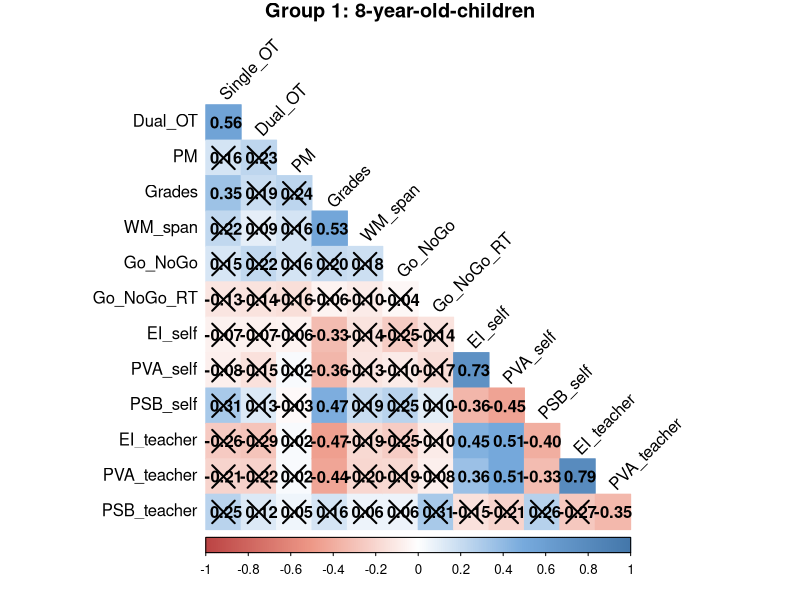
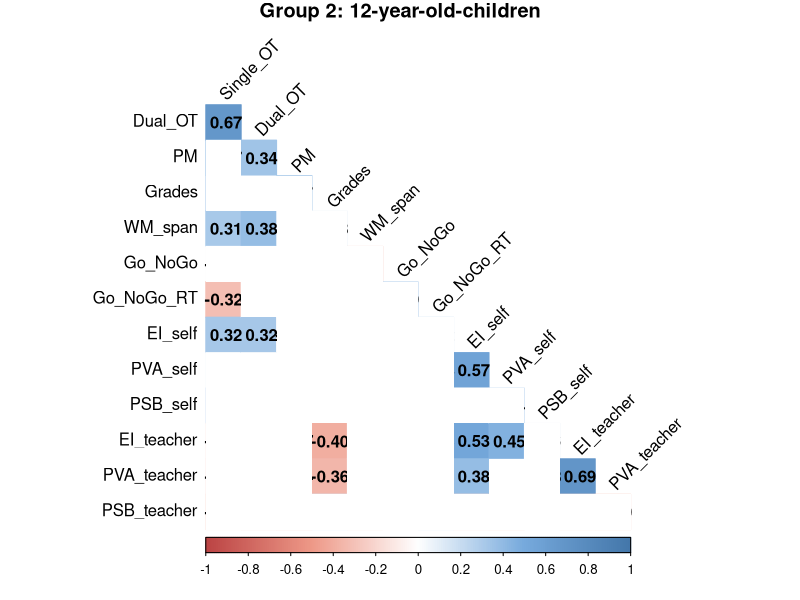

Source code (R) for these figures, in order:
rm(list=ls())

# libraries
library(lavaan)
library(readxl)
library(tidyverse)
library(rstatix)
library(corrplot)
library(psych)

# read the data
db_pm <- read_excel("data_pm.xlsx", sheet = 1)
db_gr <- read_excel('data_pm.xlsx',sheet=2)


# preprocessing and aggregation of the datasets
dbpm <- db_pm %>% # disaggregated dataset
  filter(esclusi_1 == 0) %>% # exclude some outliers
  mutate(RT = ifelse(is.na(RT), 0, RT)) %>% # replace RT's NA with 0
  group_by(id_sogg) %>% # group by subject
  dplyr::summarise(pm_rrs = sum(Corrette)/sum(RT)*1e3) %>% # create PM_RRS variable
  mutate(pm_rrs = ifelse(is.nan(pm_rrs),0,pm_rrs)) %>% # replace 0/0 with 0
  left_join(db_gr, by = 'id_sogg') %>% # join with the aggregated database
  mutate(single_rrs = ong30_c/ong30_RT*1e3/32) %>% # 32 is the number of trials 
  mutate(dual_rrs = ong33_c/ong33_RT*1e3/32) %>% # and RT is the average RT
  dplyr::select(c(id_sogg,pm_rrs,Gruppo,SpanRedux,gng_acc,
                  IE_etero,AFV_etero,Voti,Cp_etero,
                  IE_auto,AFV_auto,Cp_auto, 
                  single_rrs, dual_rrs,
                  ong30acc,ong30_RT,ong33_acc,ong33_RT,
                  prosp_acc,prospRT,RT_no_m_out)) %>% # select just the columns i need
  mutate(gng_acc = gng_acc*10/3) %>% # rescale gng_acc (Go NoGo task) in [0-100]
  filter(!is.na(Gruppo)) # remove the row with missing value in group

# rename the columns
names(dbpm)[c(2:12,15:21)] <- c('PM','Age','WM_span','Go_NoGo','EI_etero',
                                'PVA_etero','Grades','PSB_etero',
                                'EI_auto','PVA_auto','PSB_auto',
                                'single_acc','single_rt','dual_acc','dual_rt',
                                'pm_acc', 'pm_rt', 'gonogo_rt')




# 2 samples t-tests and Cohen's d

# single ot accuracy
t.test(dbpm$single_acc~dbpm$Age,var.equal=TRUE)
sd(dbpm$single_acc[dbpm$Age==1],na.rm=TRUE)
sd(dbpm$single_acc[dbpm$Age==2],na.rm=TRUE)
cohen.d(dbpm$single_acc, dbpm$Age) 

# single ot rt
t.test(dbpm$single_rt~dbpm$Age,var.equal=TRUE)
sd(dbpm$single_rt[dbpm$Age==1],na.rm=TRUE)
sd(dbpm$single_rt[dbpm$Age==2],na.rm=TRUE)
cohen.d(dbpm$single_rt, dbpm$Age)

# single ot rrs
t.test(dbpm$single_rrs~dbpm$Age,var.equal=TRUE)
sd(dbpm$single_rrs[dbpm$Age==1],na.rm=TRUE)
sd(dbpm$single_rrs[dbpm$Age==2],na.rm=TRUE)
cohen.d(dbpm$single_rrs, dbpm$Age)

# dual ot accuracy
t.test(dbpm$dual_acc~dbpm$Age,var.equal=TRUE)
sd(dbpm$dual_acc[dbpm$Age==1],na.rm=TRUE)
sd(dbpm$dual_acc[dbpm$Age==2],na.rm=TRUE)
cohen.d(dbpm$dual_acc, dbpm$Age)

# dual ot RT
t.test(dbpm$dual_rt~dbpm$Age,var.equal=TRUE)
sd(dbpm$dual_rt[dbpm$Age==1],na.rm=TRUE)
sd(dbpm$dual_rt[dbpm$Age==2],na.rm=TRUE)
cohen.d(dbpm$dual_rt, dbpm$Age)

# dual ot rrs
t.test(dbpm$dual_rrs~dbpm$Age,var.equal=TRUE)
sd(dbpm$dual_rrs[dbpm$Age==1],na.rm=TRUE)
sd(dbpm$dual_rrs[dbpm$Age==2],na.rm=TRUE)
cohen.d(dbpm$dual_rrs, dbpm$Age)

# pm accuracy
t.test(dbpm$pm_acc~dbpm$Age,var.equal=TRUE)
sd(dbpm$pm_acc[dbpm$Age==1],na.rm=TRUE)
sd(dbpm$pm_acc[dbpm$Age==2],na.rm=TRUE)
cohen.d(dbpm$pm_acc, dbpm$Age)

# pm rt
t.test(dbpm$pm_rt~dbpm$Age,var.equal=TRUE)
sd(dbpm$pm_rt[dbpm$Age==1],na.rm=TRUE)
sd(dbpm$pm_rt[dbpm$Age==2],na.rm=TRUE)
cohen.d(dbpm$pm_rt, dbpm$Age)

# pm rrs
t.test(dbpm$PM~dbpm$Age,var.equal=TRUE)
sd(dbpm$PM[dbpm$Age==1],na.rm=TRUE)
sd(dbpm$PM[dbpm$Age==2],na.rm=TRUE)
cohen.d(dbpm$PM, dbpm$Age)

# WM
t.test(dbpm$WM_span~dbpm$Age,var.equal=TRUE)
sd(dbpm$WM_span[dbpm$Age==1],na.rm=TRUE)
sd(dbpm$WM_span[dbpm$Age==2],na.rm=TRUE)
cohen.d(dbpm$WM_span, dbpm$Age)

# Go-NoGo accuracy
t.test(dbpm$Go_NoGo~dbpm$Age,var.equal=TRUE)
sd(dbpm$Go_NoGo[dbpm$Age==1],na.rm=TRUE)
sd(dbpm$Go_NoGo[dbpm$Age==2],na.rm=TRUE)
cohen.d(dbpm$Go_NoGo, dbpm$Age)

# Go-NoGo RT
t.test(dbpm$gonogo_rt~dbpm$Age,var.equal=TRUE)
sd(dbpm$gonogo_rt[dbpm$Age==1],na.rm=TRUE)
sd(dbpm$gonogo_rt[dbpm$Age==2],na.rm=TRUE)
cohen.d(dbpm$gonogo_rt, dbpm$Age)

# Grades
t.test(dbpm$Grades~dbpm$Age,var.equal=TRUE)
sd(dbpm$Grades[dbpm$Age==1],na.rm=TRUE)
sd(dbpm$Grades[dbpm$Age==2],na.rm=TRUE)
cohen.d(dbpm$Grades, dbpm$Age)


# # EI self
# t.test(dbpm$EI_auto~dbpm$Age,var.equal=TRUE)
# sd(dbpm$EI_auto[dbpm$Age==1],na.rm=TRUE)
# sd(dbpm$EI_auto[dbpm$Age==2],na.rm=TRUE)
# cohen.d(dbpm$EI_auto, dbpm$Age)
# 
# # PVA self
# t.test(dbpm$PVA_auto~dbpm$Age,var.equal=TRUE)
# sd(dbpm$PVA_auto[dbpm$Age==1],na.rm=TRUE)
# sd(dbpm$PVA_auto[dbpm$Age==2],na.rm=TRUE)
# cohen.d(dbpm$PVA_auto, dbpm$Age)
# 
# # CP self
# t.test(dbpm$PSB_auto~dbpm$Age,var.equal=TRUE)
# sd(dbpm$PSB_auto[dbpm$Age==1],na.rm=TRUE)
# sd(dbpm$PSB_auto[dbpm$Age==2],na.rm=TRUE)
# cohen.d(dbpm$PSB_auto, dbpm$Age)

# EI teacher
t.test(dbpm$EI_etero~dbpm$Age,var.equal=TRUE)
sd(dbpm$EI_etero[dbpm$Age==1],na.rm=TRUE)
sd(dbpm$EI_etero[dbpm$Age==2],na.rm=TRUE)
cohen.d(dbpm$EI_etero, dbpm$Age)


# PVA teacher
t.test(dbpm$PVA_etero~dbpm$Age,var.equal=TRUE)
sd(dbpm$PVA_etero[dbpm$Age==1],na.rm=TRUE)
sd(dbpm$PVA_etero[dbpm$Age==2],na.rm=TRUE)
cohen.d(dbpm$PVA_etero, dbpm$Age)


# CP teacher
t.test(dbpm$PSB_etero~dbpm$Age,var.equal=TRUE)
sd(dbpm$PSB_etero[dbpm$Age==1],na.rm=TRUE)
sd(dbpm$PSB_etero[dbpm$Age==2],na.rm=TRUE)
cohen.d(dbpm$PSB_etero, dbpm$Age)



# ANOVA

db_aov <- data.frame(EI = c(dbpm$EI_auto,dbpm$EI_etero),
                     PVA = c(dbpm$PVA_auto,dbpm$PVA_etero),
                     PSB = c(dbpm$PSB_auto,dbpm$PSB_etero),
                     Age = as.factor(rep(dbpm$Age, 2)),
                     Evaluation = as.factor(c(rep('self', 157),rep('teacher', 157))),
                     ID = rep(dbpm$id_sogg, 2))



# EI
anova_test(data = db_aov, 
           dv = EI,
           wid = ID,
           within = Evaluation,
           between = Age,
           effect.size = 'pes')


TukeyHSD(aov(EI ~ Evaluation + Age:Evaluation, data=db_aov))


# PVA
anova_test(data = db_aov, 
           dv = PVA,
           wid = ID,
           within = Evaluation,
           between = Age,
           effect.size = 'pes')

TukeyHSD(aov(PVA ~ Evaluation + Age:Evaluation, data=db_aov))



# CP
anova_test(data = db_aov, 
           dv = PSB,
           wid = ID,
           within = Evaluation,
           between = Age,
           effect.size = 'pes')

TukeyHSD(aov(PSB ~ Evaluation, data=db_aov))



# correlations

db_cor <- data.frame(dbpm$single_rrs, dbpm$dual_rrs, dbpm$PM,
                     dbpm$Grades, dbpm$WM_span, dbpm$Go_NoGo,
                     dbpm$gonogo_rt, dbpm$EI_auto, dbpm$PVA_auto,
                     dbpm$PSB_auto, dbpm$EI_etero, dbpm$PVA_etero, dbpm$PSB_etero,
                     dbpm$Age)

names(db_cor) <- c('Single_OT', 'Dual_OT', 'PM', 'Grades',
                   'WM_span', 'Go_NoGo', 'Go_NoGo_RT',
                   'EI_self','PVA_self','PSB_self',
                   'EI_teacher','PVA_teacher','PSB_teacher',
                   'Age')


# function for the computation of the correlation's pvalues
cor.mtest <- function(mat, ...) {
  mat <- as.matrix(mat)
  n <- ncol(mat)
  p.mat<- matrix(NA, n, n)
  diag(p.mat) <- 0
  for (i in 1:(n - 1)) {
    for (j in (i + 1):n) {
      tmp <- cor.test(mat[, i], mat[, j], ...)
      p.mat[i, j] <- p.mat[j, i] <- tmp$p.value
    }
  }
  colnames(p.mat) <- rownames(p.mat) <- colnames(mat)
  p.mat
}


# 8 y.o.

db_cor_8 <- db_cor %>% 
  filter(Age == 1) %>%
  dplyr::select(-Age) %>%
  droplevels()

# use = 'pairs' to handle missing values
cor_mat_8 <- round(cor(db_cor_8, use = 'pair'), 2)



# matrix of the p-value of the correlation
# with Benjamini & Yekutieli correction 
# (for the control of the false discovery rate
# in multiple testing under dependency)
p_mat_8 <- cor.mtest(db_cor_8) %>%
  apply(2, p.adjust, method = 'BY')
  
  
coll <- colorRampPalette(c("#BB4444", "#EE9988", "#FFFFFF", "#77AADD", "#4477AA"))

corrplot(cor_mat_8, method="color", col = coll(200),
         type="lower",  
         addCoef.col = "black", # Add coefficient of correlation
         tl.col="black", tl.srt=45, # Text label color and rotation
         p.mat = p_mat_8, sig.level = 0.05, # Combine with significance
        # insig = "blank", # non significant correlations are blank
         mar=c(0,0,1,0), # adjust title
         title = 'Group 1: 8-year-old-children',
         diag=FALSE) # hide correlation coefficient on the principal diagonal



# 12 y.o.

db_cor_12 <- db_cor %>% 
  filter(Age == 2) %>%
  dplyr::select(-Age) %>%
  droplevels()

# use = 'pairs' to handle missing values
cor_mat_12 <- round(cor(db_cor_12, use = 'pair'), 2)



# matrix of the p-value of the correlation
# with Benjamini & Yekutieli correction 
# (for the control of the false discovery rate
# in multiple testing under dependency)
p_mat_12 <- cor.mtest(db_cor_12) %>%
  apply(2, p.adjust, method = 'BY')



corrplot(cor_mat_12, method="color", col = coll(200),
         type="lower",  
         addCoef.col = "black", # Add coefficient of correlation
         tl.col="black", tl.srt=45, # Text label color and rotation
         p.mat = p_mat_12, sig.level = 0.05, # Combine with significance
         insig = "blank", # non significant correlations are blank
         diag=FALSE, # hide correlation coefficient on the principal diagonal
         mar=c(0,0,1,0), # adjust title
         title = 'Group 2: 12-year-old-children') 
